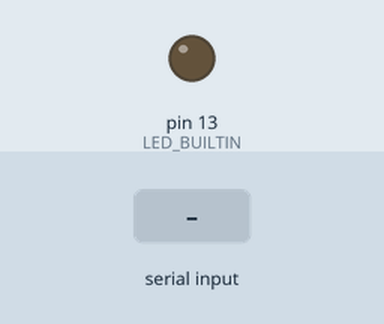
The sketch below on a simulated Arduino Uno, built with avr-gcc and run on an emulated ATmega328P. On the bench: output pins drawn as LEDs (lit = HIGH). The test bench sets the inputs (shaded band).

Above: at 1.2 s.
1.3 s: "1" received over Serial
At 2.4 s:
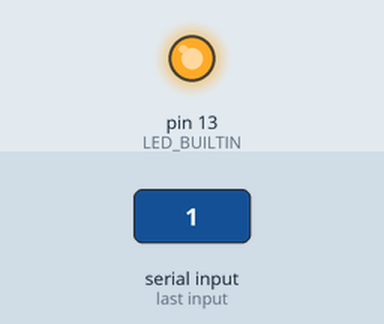
2.8 s: "0" received over Serial
At 3.6 s:
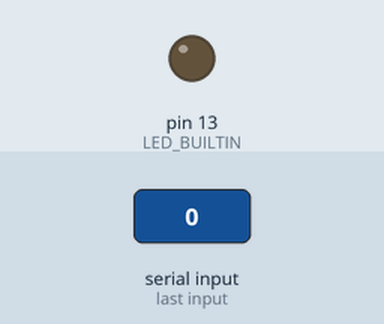
Timing chart, 0 to 5.8 s (numbered marks = the images above; inputs shaded):
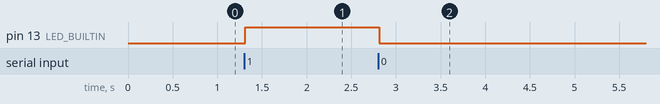

Measured:
- after the input at 1.3 s, pin 13 (LED_BUILTIN): LOW → HIGH at once
- after the input at 2.8 s, pin 13 (LED_BUILTIN): HIGH → LOW at once

The sketch:

com_flash_test.ino
```cpp
#include <SoftwareSerial.h>

#define rxPin RX //10
#define txPin 1 //11

//SoftwareSerial RF_link = SoftwareSerial(rxPin, txPin); // RX/TX

String incomingStr;

void setup() {
  // put your setup code here, to run once:
//  pinMode(rxPin, INPUT);
//  pinMode(txPin, OUTPUT);

  pinMode(LED_BUILTIN, OUTPUT);

  // Set the baud rate for the SoftwareSerial object
  Serial.begin(9600);
  Serial.setTimeout(10); // Very Important for speed to set timeout properly

//  Serial.begin(9600);
//  Serial.setTimeout(10);

  // Set baud rate of serial Comunication trough USB
  // Serial.begin(9600);
}

void loop() {
//  // write hello world
//  RF_link.println("hello world");
//  RF_link.flush();
//  delay(5);


  // Read data and write to USB serial
  if (Serial.available() > 0) {
    // read the incoming byte:
    incomingStr = Serial.readString();


    // say what you got:
//    Serial.println(incomingStr);

    if (incomingStr == "1"){
      digitalWrite(LED_BUILTIN, HIGH);
      } else if (incomingStr == "0"){
      digitalWrite(LED_BUILTIN, LOW);
      }

  }
}
```
